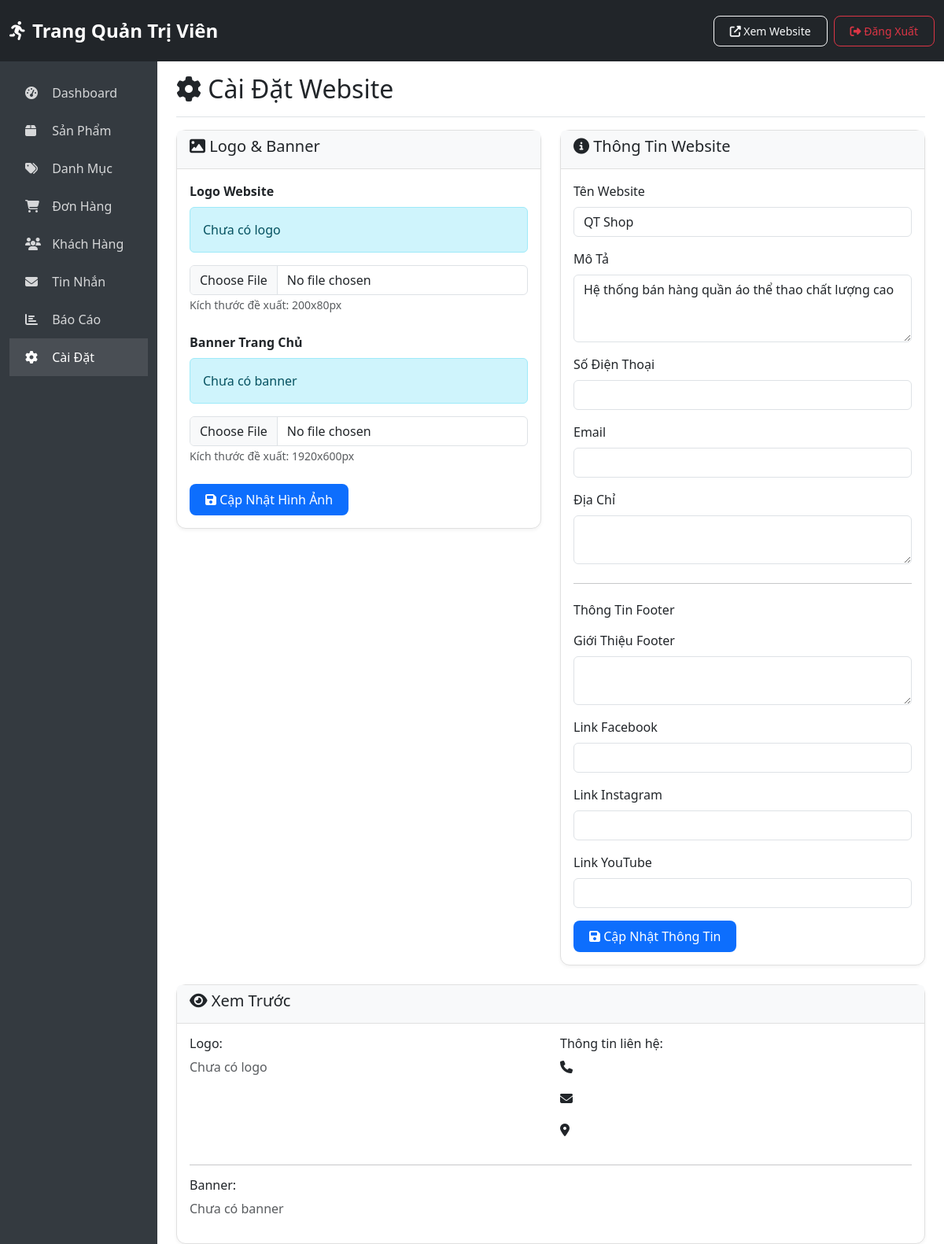
Screenshot of /admin/settings.php (signed in) with the database file from the repository.
### tables this page shows
CREATE TABLE `settings` (
  `id` int(11) NOT NULL AUTO_INCREMENT,
  `setting_key` varchar(100) NOT NULL,
  `setting_value` text DEFAULT NULL,
  `setting_type` varchar(50) DEFAULT 'text',
  PRIMARY KEY (`id`),
  UNIQUE KEY `setting_key` (`setting_key`)
);

### includes/functions.php (called while the page is built, shortened)
<?php
function getSetting($conn, $key) {
    $sql = "SELECT setting_value FROM settings WHERE setting_key = ?";
    $stmt = $conn->prepare($sql);
    $stmt->bind_param("s", $key);
    $stmt->execute();
    $result = $stmt->get_result()->fetch_assoc();
    return $result ? $result['setting_value'] : '';
}
?>

### admin/settings.php (the view, shortened to what this page needs)
<?php
require_once '../config/database.php';
require_once '../includes/functions.php';
$logo = getSetting($conn, 'site_logo');
$banner = getSetting($conn, 'site_banner');
$site_name = getSetting($conn, 'site_name');
$site_description = getSetting($conn, 'site_description');
$contact_phone = getSetting($conn, 'contact_phone');
$contact_email = getSetting($conn, 'contact_email');
$contact_address = getSetting($conn, 'contact_address');
$footer_about = getSetting($conn, 'footer_about');
$footer_facebook = getSetting($conn, 'footer_facebook');
$footer_instagram = getSetting($conn, 'footer_instagram');
$footer_youtube = getSetting($conn, 'footer_youtube');
?>
<!DOCTYPE html>
<html lang="vi">
<head>
    <link href="https://cdn.jsdelivr.net/npm/bootstrap@5.3.0/dist/css/bootstrap.min.css" rel="stylesheet">
    <link rel="stylesheet" href="https://cdnjs.cloudflare.com/ajax/libs/font-awesome/6.4.0/css/all.min.css">
    <link rel="stylesheet" href="../assets/css/style.css">
    <link rel="stylesheet" href="../assets/css/no-animation.css">
</head>
<body>
    <?php include 'includes/admin-header.php'; ?>
    <div class="container-fluid">
        <div class="row">
            <?php include 'includes/admin-sidebar.php'; ?>
            <main class="col-md-10 ms-sm-auto px-md-4">
                <div class="d-flex justify-content-between flex-wrap flex-md-nowrap align-items-center pt-3 pb-2 mb-3 border-bottom">
                    <h1 class="h2"><i class="fas fa-cog"></i> Cài Đặt Website</h1>
                </div>
                <div class="row">
                    <div class="col-md-6">
                        <div class="card mb-4">
                            <div class="card-header">
                                <h5><i class="fas fa-image"></i> Logo & Banner</h5>
                            </div>
                            <div class="card-body">
                                <form method="POST" enctype="multipart/form-data">
                                    <div class="mb-4">
                                        <label class="form-label fw-bold">Logo Website</label>
                                        <div class="mb-2">
                                            <?php if ($logo && file_exists('../' . $logo)): ?>
                                            <img src="../<?php echo $logo; ?>" class="img-thumbnail" style="max-height: 100px;">
                                            <?php else: ?>
                                            <div class="alert alert-info">Chưa có logo</div>
                                            <?php endif; ?>
                                        </div>
                                        <input type="file" class="form-control" name="logo" accept="image/*">
                                        <small class="text-muted">Kích thước đề xuất: 200x80px</small>
                                    </div>
                                    <div class="mb-4">
                                        <label class="form-label fw-bold">Banner Trang Chủ</label>
                                        <div class="mb-2">
                                            <?php if ($banner && file_exists('../' . $banner)): ?>
                                            <img src="../<?php echo $banner; ?>" class="img-thumbnail" style="max-width: 100%;">
                                            <?php else: ?>
                                            <div class="alert alert-info">Chưa có banner</div>
                                            <?php endif; ?>
                                        </div>
                                        <input type="file" class="form-control" name="banner" accept="image/*">
                                        <small class="text-muted">Kích thước đề xuất: 1920x600px</small>
                                    </div>
                                    <button type="submit" class="btn btn-primary">
                                        <i class="fas fa-save"></i> Cập Nhật Hình Ảnh
                                    </button>
                                </form>
                            </div>
                        </div>
                    </div>
                    <div class="col-md-6">
                        <div class="card mb-4">
                            <div class="card-header">
                                <h5><i class="fas fa-info-circle"></i> Thông Tin Website</h5>
                            </div>
                            <div class="card-body">
                                <form method="POST">
                                    <div class="mb-3">
                                        <label class="form-label">Tên Website</label>
                                        <input type="text" class="form-control" name="site_name" value="<?php echo htmlspecialchars($site_name); ?>">
                                    </div>
                                    <div class="mb-3">
                                        <label class="form-label">Mô Tả</label>
                                        <textarea class="form-control" name="site_description" rows="3"><?php echo htmlspecialchars($site_description); ?></textarea>
                                    </div>
                                    <div class="mb-3">
                                        <label class="form-label">Số Điện Thoại</label>
                                        <input type="text" class="form-control" name="contact_phone" value="<?php echo htmlspecialchars($contact_phone); ?>">
                                    </div>
                                    <div class="mb-3">
                                        <label class="form-label">Email</label>
                                        <input type="email" class="form-control" name="contact_email" value="<?php echo htmlspecialchars($contact_email); ?>">
                                    </div>
                                    <div class="mb-3">
                                        <label class="form-label">Địa Chỉ</label>
                                        <textarea class="form-control" name="contact_address" rows="2"><?php echo htmlspecialchars($contact_address); ?></textarea>
                                    </div>
                                    <hr class="my-4">
                                    <h6 class="mb-3">Thông Tin Footer</h6>
                                    <div class="mb-3">
                                        <label class="form-label">Giới Thiệu Footer</label>
                                        <textarea class="form-control" name="footer_about" rows="2"><?php echo htmlspecialchars($footer_about); ?></textarea>
                                    </div>
                                    <div class="mb-3">
                                        <label class="form-label">Link Facebook</label>
                                        <input type="url" class="form-control" name="footer_facebook" value="<?php echo htmlspecialchars($footer_facebook); ?>">
                                    </div>
                                    <div class="mb-3">
                                        <label class="form-label">Link Instagram</label>
                                        <input type="url" class="form-control" name="footer_instagram" value="<?php echo htmlspecialchars($footer_instagram); ?>">
                                    </div>
                                    <div class="mb-3">
                                        <label class="form-label">Link YouTube</label>
                                        <input type="url" class="form-control" name="footer_youtube" value="<?php echo htmlspecialchars($footer_youtube); ?>">
                                    </div>
                                    <button type="submit" class="btn btn-primary">
                                        <i class="fas fa-save"></i> Cập Nhật Thông Tin
                                    </button>
                                </form>
                            </div>
                        </div>
                    </div>
                </div>
                <div class="card">
                    <div class="card-header">
                        <h5><i class="fas fa-eye"></i> Xem Trước</h5>
                    </div>
                    <div class="card-body">
                        <div class="row">
                            <div class="col-md-6">
                                <h6>Logo:</h6>
                                <?php if ($logo && file_exists('../' . $logo)): ?>
                                <img src="../<?php echo $logo; ?>" style="max-height: 80px;">
                                <?php else: ?>
                                <p class="text-muted">Chưa có logo</p>
                                <?php endif; ?>
                            </div>
                            <div class="col-md-6">
                                <h6>Thông tin liên hệ:</h6>
                                <p><i class="fas fa-phone"></i> <?php echo $contact_phone; ?></p>
                                <p><i class="fas fa-envelope"></i> <?php echo $contact_email; ?></p>
                                <p><i class="fas fa-map-marker-alt"></i> <?php echo $contact_address; ?></p>
                            </div>
                        </div>
                        <hr>
                        <h6>Banner:</h6>
                        <?php if ($banner && file_exists('../' . $banner)): ?>
                        <img src="../<?php echo $banner; ?>" class="img-fluid" style="max-width: 100%;">
                        <?php else: ?>
                        <p class="text-muted">Chưa có banner</p>
                        <?php endif; ?>
                    </div>
                </div>
            </main>
        </div>
    </div>
</body>
</html>

### assets/css/style.css (style rules this page uses)
:root { --primary-color: #0d6efd; --secondary-color: #6c757d; --success-color: #198754; --danger-color: #dc3545; }
body { font-family: 'Segoe UI', Tahoma, Geneva, Verdana, sans-serif; min-height: 100vh; display: flex; flex-direction: column; }
.btn { border-radius: 8px; padding: 8px 20px; font-weight: 500; transition: all 0.3s ease; }
.btn-primary { background: var(--primary-color); border: none; }
.card { border-radius: 12px; border: 1px solid #e0e0e0; box-shadow: 0 2px 4px rgba(0, 0, 0, 0.05); }
.card-header { background-color: #f8f9fa; border-bottom: 1px solid #e0e0e0; font-weight: 600; }
* { animation-duration: 0s !important; animation-delay: 0s !important; }
*, *::before, *::after { animation: none !important; animation-duration: 0s !important; animation-delay: 0s !important; animation-iteration-count: 0 !important; }

### assets/css/no-animation.css (style rules this page uses)
*, *::before, *::after, html, body, div, span, a, button, input, select, textarea, table, tr, td, th { animation: none !important; animation-name: none !important; animation-duration: 0s !important; animation-delay: 0s !important; animation-iteration-count: 0 !important; animation-fill-mode: none !important; animation-play-state: paused !important; transition: none !important; transition-duration: 0s !important; transition-delay: 0s !important; }

### rows the page displays
settings: site_name "QT Shop"
settings: site_description "Hệ thống bán hàng quần áo thể thao chất lượng cao"
